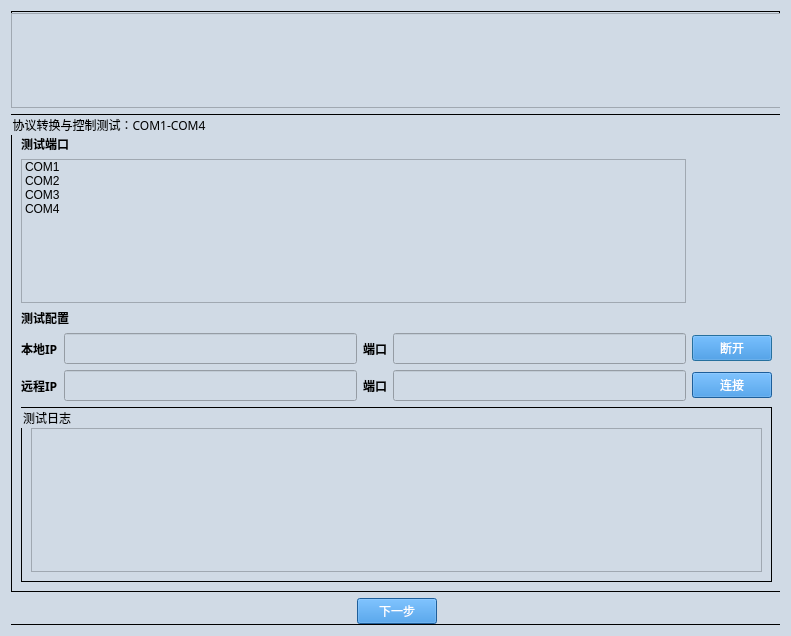
<?xml version="1.0" encoding="UTF-8"?>
<ui version="4.0">
 <class>Dialog</class>
 <widget class="QDialog" name="Dialog">
  <property name="geometry">
   <rect>
    <x>0</x>
    <y>0</y>
    <width>791</width>
    <height>636</height>
   </rect>
  </property>
  <property name="font">
   <font>
    <family>Microsoft YaHei</family>
    <pointsize>14</pointsize>
   </font>
  </property>
  <property name="windowTitle">
   <string>Dialog</string>
  </property>
  <property name="styleSheet">
   <string notr="true">QDialog{
background-color:#D0DAE5;
}

QTextBrower{
background-color:#D0DAE5;
}

QLineEdit{
background-color:#D0DAE5;
}

QWidget{
background-color:#D0DAE5;
}

QStackedWidget{
background-color:#D0DAE5;
}

QHeaderView{
background-color:#D0DAE5;
}

QLabel{
font-size:12px;
font-family:Microsoft YaHei;
background-color:#D0DAE5;
}

QPushButton{         /*按钮自适应拉伸背景*/
border-width: 2px 15px 2px 15px;
background-color:#2884D8;
color: #FFFFFF;
font-size:12px;
font-family:Microsoft YaHei;
}

QGroupBox{
font-size:12px;
font-family:Microsoft YaHei;
border:1px solid rgb(0, 0, 0); 
}</string>
  </property>
  <layout class="QGridLayout" name="gridLayout_2">
   <item row="0" column="0">
    <widget class="QGroupBox" name="groupBox">
     <property name="title">
      <string/>
     </property>
     <widget class="QWidget" name="">
      <property name="geometry">
       <rect>
        <x>0</x>
        <y>2</y>
        <width>771</width>
        <height>611</height>
       </rect>
      </property>
      <layout class="QVBoxLayout" name="verticalLayout">
       <item>
        <widget class="QTextBrowser" name="textBrowser_contents"/>
       </item>
       <item>
        <widget class="QGroupBox" name="groupBox_2">
         <property name="title">
          <string>协议转换与控制测试：COM1-COM4</string>
         </property>
         <layout class="QGridLayout" name="gridLayout_4">
          <property name="topMargin">
           <number>20</number>
          </property>
          <item row="0" column="0">
           <widget class="QLabel" name="testexecute_page3_label_3">
            <property name="font">
             <font>
              <family>Microsoft YaHei</family>
              <pointsize>-1</pointsize>
              <weight>75</weight>
              <bold>true</bold>
             </font>
            </property>
            <property name="text">
             <string>测试端口</string>
            </property>
           </widget>
          </item>
          <item row="1" column="0">
           <widget class="QListWidget" name="listWidget_com">
            <item>
             <property name="text">
              <string>COM1</string>
             </property>
            </item>
            <item>
             <property name="text">
              <string>COM2</string>
             </property>
            </item>
            <item>
             <property name="text">
              <string>COM3</string>
             </property>
            </item>
            <item>
             <property name="text">
              <string>COM4</string>
             </property>
            </item>
           </widget>
          </item>
          <item row="2" column="0">
           <widget class="QLabel" name="testexecute_page4_label_10">
            <property name="font">
             <font>
              <family>Microsoft YaHei</family>
              <pointsize>-1</pointsize>
              <weight>75</weight>
              <bold>true</bold>
             </font>
            </property>
            <property name="text">
             <string>测试配置</string>
            </property>
           </widget>
          </item>
          <item row="3" column="0">
           <layout class="QGridLayout" name="gridLayout_11">
            <item row="0" column="0">
             <widget class="QLabel" name="testexecute_page4_label_6">
              <property name="font">
               <font>
                <family>Microsoft YaHei</family>
                <pointsize>-1</pointsize>
                <weight>75</weight>
                <bold>true</bold>
               </font>
              </property>
              <property name="text">
               <string>本地IP</string>
              </property>
             </widget>
            </item>
            <item row="0" column="1">
             <widget class="QLineEdit" name="lineEdit_local_ip">
              <property name="font">
               <font>
                <family>Microsoft YaHei</family>
                <pointsize>12</pointsize>
               </font>
              </property>
             </widget>
            </item>
            <item row="0" column="2">
             <widget class="QLabel" name="testexecute_page4_label_7">
              <property name="font">
               <font>
                <family>Microsoft YaHei</family>
                <pointsize>-1</pointsize>
                <weight>75</weight>
                <bold>true</bold>
               </font>
              </property>
              <property name="text">
               <string>端口</string>
              </property>
             </widget>
            </item>
            <item row="0" column="3">
             <widget class="QLineEdit" name="lineEdit_local_port">
              <property name="font">
               <font>
                <family>Microsoft YaHei</family>
                <pointsize>12</pointsize>
               </font>
              </property>
             </widget>
            </item>
           </layout>
          </item>
          <item row="3" column="1">
           <widget class="QPushButton" name="pushButton_local_disconnect">
            <property name="text">
             <string>断开</string>
            </property>
           </widget>
          </item>
          <item row="4" column="0">
           <layout class="QGridLayout" name="gridLayout_12">
            <item row="0" column="0">
             <widget class="QLabel" name="testexecute_page4_label_8">
              <property name="font">
               <font>
                <family>Microsoft YaHei</family>
                <pointsize>-1</pointsize>
                <weight>75</weight>
                <bold>true</bold>
               </font>
              </property>
              <property name="text">
               <string>远程IP</string>
              </property>
             </widget>
            </item>
            <item row="0" column="1">
             <widget class="QLineEdit" name="lineEdit_remote_ip">
              <property name="font">
               <font>
                <family>Microsoft YaHei</family>
                <pointsize>12</pointsize>
               </font>
              </property>
             </widget>
            </item>
            <item row="0" column="2">
             <widget class="QLabel" name="testexecute_page4_label_9">
              <property name="font">
               <font>
                <family>Microsoft YaHei</family>
                <pointsize>-1</pointsize>
                <weight>75</weight>
                <bold>true</bold>
               </font>
              </property>
              <property name="text">
               <string>端口</string>
              </property>
             </widget>
            </item>
            <item row="0" column="3">
             <widget class="QLineEdit" name="lineEdit_remote_port">
              <property name="font">
               <font>
                <family>Microsoft YaHei</family>
                <pointsize>12</pointsize>
               </font>
              </property>
             </widget>
            </item>
           </layout>
          </item>
          <item row="4" column="1">
           <widget class="QPushButton" name="pushButton_remote_link">
            <property name="text">
             <string>连接</string>
            </property>
           </widget>
          </item>
          <item row="5" column="0" colspan="2">
           <widget class="QGroupBox" name="groupBox_3">
            <property name="title">
             <string>测试日志</string>
            </property>
            <layout class="QGridLayout" name="gridLayout_3">
             <property name="topMargin">
              <number>20</number>
             </property>
             <item row="0" column="0">
              <widget class="QTextBrowser" name="textBrowser_log"/>
             </item>
            </layout>
           </widget>
          </item>
         </layout>
        </widget>
       </item>
       <item>
        <layout class="QGridLayout" name="gridLayout">
         <item row="0" column="1">
          <widget class="QPushButton" name="pushButton_next">
           <property name="text">
            <string>下一步</string>
           </property>
          </widget>
         </item>
         <item row="0" column="2">
          <spacer name="horizontalSpacer_2">
           <property name="orientation">
            <enum>Qt::Horizontal</enum>
           </property>
           <property name="sizeHint" stdset="0">
            <size>
             <width>40</width>
             <height>20</height>
            </size>
           </property>
          </spacer>
         </item>
         <item row="0" column="0">
          <spacer name="horizontalSpacer">
           <property name="orientation">
            <enum>Qt::Horizontal</enum>
           </property>
           <property name="sizeHint" stdset="0">
            <size>
             <width>40</width>
             <height>20</height>
            </size>
           </property>
          </spacer>
         </item>
        </layout>
       </item>
      </layout>
     </widget>
    </widget>
   </item>
  </layout>
 </widget>
 <resources>
  <include location="iconQrc.qrc"/>
 </resources>
 <connections/>
</ui>
